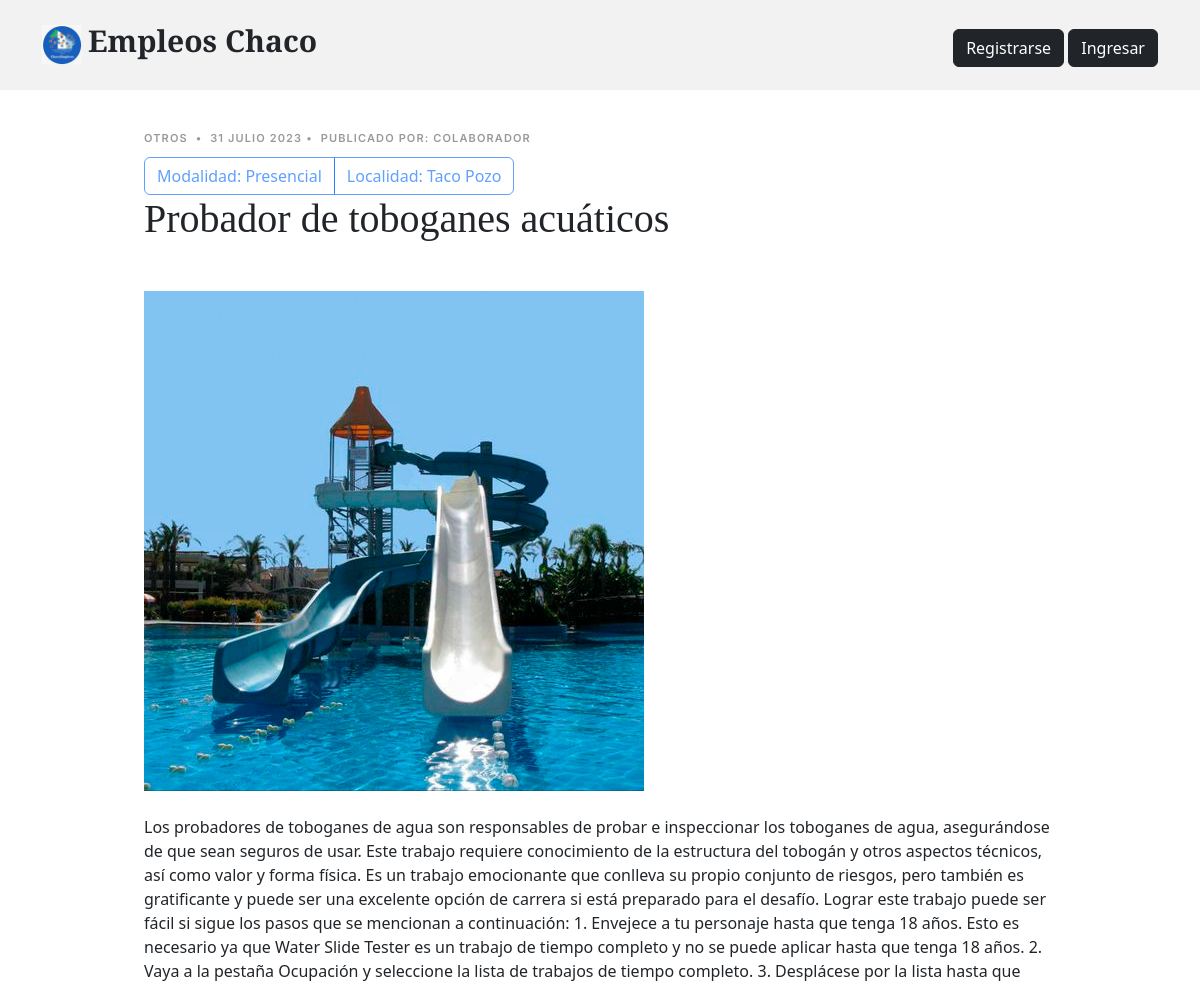
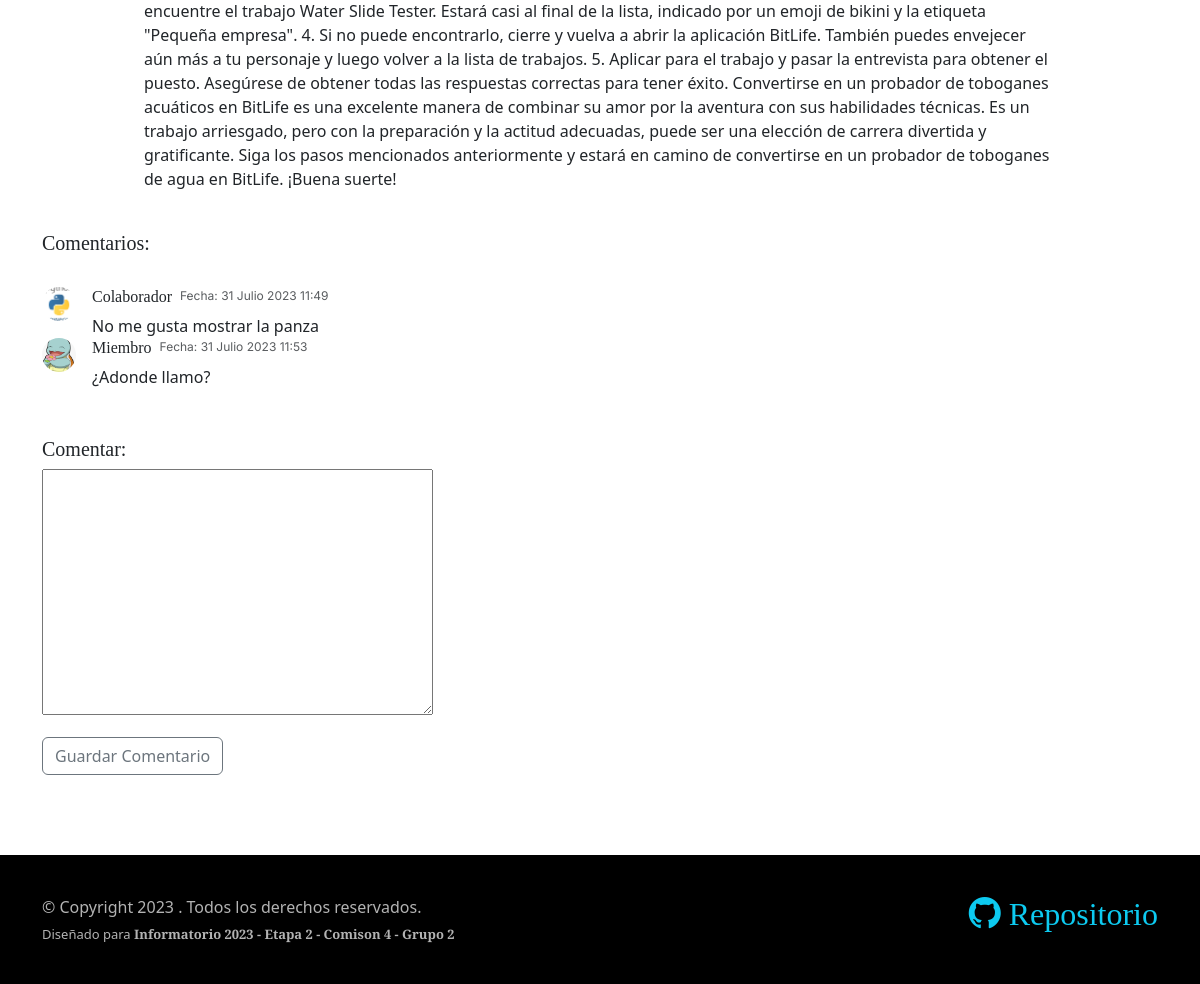
Page /articulo_detalle/1 on the committed database (2 pictures, top to bottom).
### Aplicaciones/Articulos/models.py (models this page shows, shortened)
class Articulo(models.Model):
    usuario = models.ForeignKey("Usuarios.Usuario", on_delete=models.PROTECT)
    categoria = models.ForeignKey("Categoria", on_delete=models.PROTECT)
    titulo = models.CharField(max_length=200)
    contenido = models.TextField()
    localidad = models.CharField(max_length=50)
    fecha_publicacion = models.DateField(default= timezone.now)
    imagen_portada = models.ImageField(upload_to="portada")
    modalidad = models.CharField(max_length=50)

class Categoria(models.Model):
    nombre = models.CharField(max_length=50)

### Aplicaciones/Usuarios/models.py (models this page shows, shortened)
class Usuario(AbstractUser):
    nombre = models.CharField(max_length=50)
    apellido = models.CharField(max_length=50)
    email = models.EmailField()
    foto_perfil = models.ImageField(null=True, blank=True, upload_to='usuarios', default='usuarios/user_default.png')
    COLABORADOR = "CO"
    MIEMBRO = "MI"
    CHOICES = [
        (COLABORADOR, "Colaborador"),
        (MIEMBRO, "Miembro"),
    ]
    tipo_usuario = models.CharField(
        max_length=2,
        choices=CHOICES,
        default=MIEMBRO,
    )

### Aplicaciones/Comentarios/models.py (models this page shows)
class Comentario(models.Model):
    usuario = models.ForeignKey("Usuarios.Usuario", on_delete=models.CASCADE)
    articulo = models.ForeignKey("Articulos.Articulo", on_delete=models.CASCADE)
    fecha_publicacion = models.DateTimeField(default= timezone.now)
    fecha_edicion = models.DateTimeField(null=True)
    texto = models.TextField(verbose_name='Comentario')

### Aplicaciones/Articulos/views.py (the view, shortened to what this page needs)
# urls.py: path("articulo_detalle/<int:id>", ArticuloDetalle, name='articulo_detalle'),
def ArticuloDetalle(request, id):
    articulo = Articulo.objects.get(id=id)
    comentarios = Comentario.objects.filter(articulo=id)
    form = ComentarioForm(request.POST)
    template_name = 'ArticulosTemplates/articulo.html'
    paginator = Paginator(comentarios, 6)
    page_number = request.GET.get("page")
    page_obj = paginator.get_page(page_number)
    context = {
        'articulo': articulo,
        'form': form,
        'comentarios': comentarios,
        'page_obj': page_obj
    }
    return render(request, template_name, context)

### Aplicaciones/Comentarios/forms.py
class ComentarioForm(forms.ModelForm):
    class Meta:
        model = Comentario
        fields=['texto']

### Templates/ArticulosTemplates/articulo.html (shortened to what this page needs)
{% extends 'base.html' %}
{% load static %}
{% block contenido %}
<main id="main">
    <section class="single-post-content">
      <div class="container">
        <div class="row">
          <div class="col-md-12 post-content">
            <div class="single-post">
              <div class="post-meta"><span class="date">{{ articulo.categoria.nombre }}</span> <span class="mx-1">&bullet;</span> <span>{{ articulo.fecha_publicacion }}</span><span class="mx-1">&bullet;</span> <span>Publicado por: {{ articulo.usuario.username }}</span></div></div>
              <div class="btn-group" role="group" aria-label="Basic example">
                <button type="button" class="btn btn-outline-primary disabled">Modalidad: {{ articulo.modalidad }}</button>
                <button type="button" class="btn btn-outline-primary disabled">Localidad: {{ articulo.localidad }}</button>
              </div>
              <h1 class="mb-5">{{ articulo.titulo }}</h1></h1>
              <figure class="my-4">
                <img src="{{ articulo.imagen_portada.url }}" alt="" class="img-fluid">
              </figure>
              <p>{{ articulo.contenido }}</p>
            </div>
            <div class="comments">
              <h5 class="comment-title py-4">Comentarios:</h5>
              {% if comentarios %}
              {% for comentario in comentarios %}
              <div class="comment d-flex">
                <div class="flex-shrink-0">
                  <div class="avatar avatar-sm rounded-circle">
                    <img class="avatar-img" src="{{ comentario.usuario.foto_perfil.url }}" alt="" class="img-fluid">
                  </div>
                </div>
                <div class="flex-shrink-1 ms-2 ms-sm-3">
                  <div class="comment-meta d-flex">
                    <h6 class="me-2">{{ comentario.usuario.username }}</h6>
                    <span class="text-muted">Fecha: {{ comentario.fecha_publicacion }}
                    </span>
                  </div>
                  <div class="comment-body">
                    {{ comentario.texto }}
                  </div>
                </div>
              </div>
              {% endfor %}
            {% else %}
            <p>No hay comentarios.</p>
        {% endif %}
            </div>
            {% include 'ComentariosTemplates/agregar_comentario.html' %}
{% endblock %}

### static/css/variables.css (style rules this page uses)
:root { --font-default: 'EB Garamond', system-ui, -apple-system, "Segoe UI", Roboto, "Helvetica Neue", Arial, "Noto Sans", "Liberation Sans", sans-serif, "Apple Color Emoji", "Segoe UI Emoji", "Segoe UI Symbol", "Noto Color Emoji"; --font-primary: 'EB Garamond', serif; --font-secondary: 'Inter', sans-serif; --color-default: #212529; --color-default-rgb: 33, 37, 41; --color-primary: #212529; --color-primary-light: #26282c; --color-primary-dark: #0b0c0e; --color-primary-rgb: 33, 37, 41; --color-primary-light-rgb: 38, 40, 44; --color-primary-dark-rgb: 11, 12, 14; --color-secondary: #596d80; --color-secondary-light: #8498aa; --color-secondary-dark: #404f5c; --color-secondary-rgb: 89, 109, 128; --color-secondary-light-rgb: 132, 152, 170; --color-secondary-dark-rgb: 64, 79, 92; --color-blue: #0d6efd; --color-blue-rgb: 13, 110, 253; --color-indigo: #6610f2; --color-indigo-rgb: 102, 16, 242; --color-purple: #6f42c1; --color-purple-rgb: 111, 66, 193; --color-pink: #f3268c; --color-pink-rgb: 243, 38, 140; --color-red: #df1529; --color-red-rgb: 223, 21, 4; --color-orange: #fd7e14; --color-orange-rgb: 253, 126, 20; --color-yellow: #ffc107; --color-yellow-rgb: 255, 193, 7; --color-green: #059652; --color-green-rgb: 5, 150, 82; --color-teal: #20c997; --color-teal-rgb: 32, 201, 151; --color-cyan: #0dcaf0; --color-cyan-rgb: 13, 202, 240; --color-white: #ffffff; --color-white-rgb: 255, 255, 255; --color-gray: #6c757d; --color-gray-rgb: 108, 117, 125; --color-black: #000000; --color-black-rgb: 0, 0, 0; }
:root { --bs-blue: var(--color-blue); --bs-indigo: var(--color-indigo); --bs-purple: var(--color-purple); --bs-pink: var(--color-pink); --bs-red: var(--color-red); --bs-orange: var(--color-orange); --bs-yellow: var(--color-yellow); --bs-green: var(--color-green); --bs-teal: var(--color-teal); --bs-cyan: var(--color-cyan); --bs-white: var(--color-white); --bs-gray: var(--color-gray); --bs-gray-dark: #343a40; --bs-gray-100: #f8f9fa; --bs-gray-200: #e9ecef; --bs-gray-300: #dee2e6; --bs-gray-400: #ced4da; --bs-gray-500: #adb5bd; --bs-gray-600: #6c757d; --bs-gray-700: #495057; --bs-gray-800: #343a40; --bs-gray-900: #212529; --bs-primary: var(--color-blue); --bs-secondary: var(--color-blue); --bs-success: #198754; --bs-info: #0dcaf0; --bs-warning: #ffc107; --bs-danger: #dc3545; --bs-light: #f8f9fa; --bs-dark: #212529; --bs-primary-rgb: var(--color-primary-rgb); --bs-secondary-rgb: var(--color-secondary-rgb); --bs-success-rgb: 25, 135, 84; --bs-info-rgb: 13, 202, 240; --bs-warning-rgb: 255, 193, 7; --bs-danger-rgb: 220, 53, 69; --bs-light-rgb: 248, 249, 250; --bs-dark-rgb: 33, 37, 41; --bs-white-rgb: var(--color-white-rgb); --bs-black-rgb: var(--color-black-rgb); --bs-body-color-rgb: var(--color-default-rgb); --bs-body-bg-rgb: 255, 255, 255; --bs-font-sans-serif: var(--font-default); --bs-font-monospace: SFMono-Regular, Menlo, Monaco, Consolas, "Liberation Mono", "Courier New", monospace; --bs-gradient: linear-gradient(180deg, rgba(255, 255, 255, 0.15), rgba(255, 255, 255, 0)); --bs-body-font-family: var(--font-default); --bs-body-font-size: 1rem; --bs-body-font-weight: 400; --bs-body-line-height: 1.5; --bs-body-color: var(--color-default); --bs-body-bg: #fff; }

### static/css/main.css (style rules this page uses)
:root { scroll-behavior: smooth; }
body { color: rgba(var(--color-primary-rgb), 1); }
h1, h2, h3, h4, h5, h6 { font-family: var(--font-primary); }
#main { margin-top: 90px; }
section { padding: 40px 0; overflow: hidden; }
section { scroll-margin-top: 70px; }
.post-meta { font-size: 11px; letter-spacing: 0.07rem; text-transform: uppercase; font-weight: 600; font-family: var(--font-secondary); color: rgba(var(--color-black-rgb), 0.4); margin-bottom: 10px; }
.post-content { padding-left: 10%; padding-right: 10%; }
.post-content figure { position: relative; left: 52%; min-width: 990px; transform: translateX(-50%); }
@media (max-width: 1255px) { .post-content figure { min-width: auto; left: auto !important; transform: none; } }
.comment .avatar { position: relative; display: inline-block; width: 3rem; height: 3rem; }
.comment .avatar-img, .comment .avatar-initials, .comment .avatar-placeholder { width: 100%; height: 100%; border-radius: inherit; }
.comment .avatar-img { display: block; -o-object-fit: cover; object-fit: cover; }
.comment .avatar-sm, .comment .avatar-group-sm>.avatar { width: 2.125rem; height: 2.125rem; font-size: 1rem; }
.comment .comment-meta .text-muted, .comment .reply-meta .text-muted { font-family: var(--font-secondary); font-size: 12px; }

### rows in the picture
Articulo: categoria.nombre "OTROS", fecha_publicacion "31 JULIO 2023", usuario.username "COLABORADOR", modalidad "Presencial", localidad "Taco Pozo", titulo "Probador de toboganes acuáticos", imagen_portada (picture), contenido "Los probadores de toboganes de agua son responsables de probar e inspeccionar los toboganes de agua, asegurándose de que sean seguros de usar. Este trabajo requiere conocimiento de la estructura del tobogán y otros aspectos técnicos, así como valor y forma física. Es un trabajo emocionante que conlleva su propio conjunto de riesgos, pero también es gratificante y puede ser una excelente opción de carrera si está preparado para el desafío. Lograr este trabajo puede ser fácil si sigue los pasos que se mencionan a continuación: 1. Envejece a tu personaje hasta que tenga 18 años. Esto es necesario ya que Water Slide Tester es un trabajo de tiempo completo y no se puede aplicar hasta que tenga…"
Comentario: usuario.foto_perfil (picture), usuario.username "Colaborador", fecha_publicacion "31 Julio 2023 11:49", texto "No me gusta mostrar la panza"
Comentario: usuario.foto_perfil (picture), usuario.username "Miembro", fecha_publicacion "31 Julio 2023 11:53", texto "¿Adonde llamo?"
